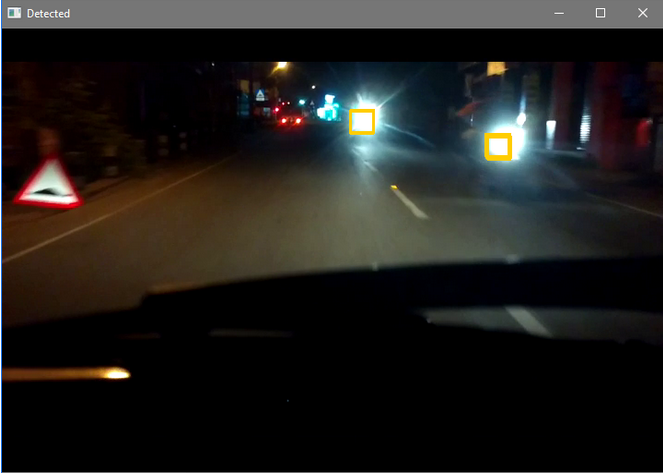
#> input picture images/test_img.png, 663 x 473 px, given in place of mvk.avi, which was not available
$ python detect.py
#> lines starting #> are read from the running program, lines starting #| are printed output that depends on the picture; after the words box and inside, x2 and y2 are one past the last pixel; in counts of white or black regions, pixels touching at a corner belong together; pictures that were not available may be replaced by others from this repository, and a replacement may not be noted

import numpy as np
import cv2


class HLDetectection():

    def __init__(self,template_loc,video_file,threshold):

        self.template= cv2.imread(template_loc,0)
        self.cap=cv2.VideoCapture(video_file)
        self.threshold=threshold


    def getTemplate(self):
        template = cv2.imread('template/temp2.png',0)
        return template

    # [4 lines left out: function getTemplateDims, not called in this run]


    def getThreshold():
        threshold = 0.8715
        return threshold

    # [8 lines left out: function resizeFrame, not called in this run]

    def initDetection(self):

        while(self.cap.isOpened()):


            ret, frame = self.cap.read()
#> frame is the input picture: shape (473, 663, 3); mean B, G, R 28.6, 31, 32.8

            img =cv2.GaussianBlur(frame,(15,15), 0)
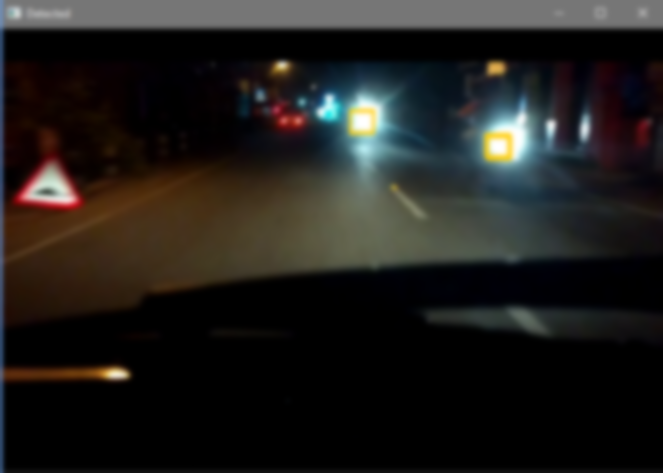
#> img: shape (473, 663, 3); mean B, G, R 28.4, 30.8, 32.6

            img_bw = cv2.cvtColor(img, cv2.COLOR_BGR2GRAY)
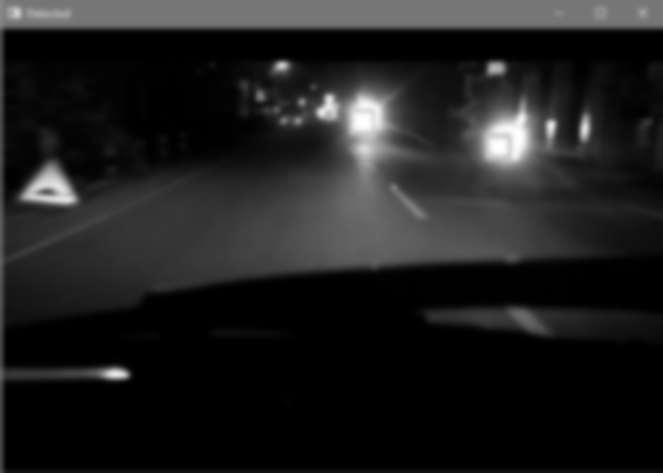
#> img_bw: shape (473, 663); min 0, max 255, mean 31

            img_bw2 = 255*(cv2.cvtColor(img, cv2.COLOR_BGR2GRAY) > 230).astype('uint8')
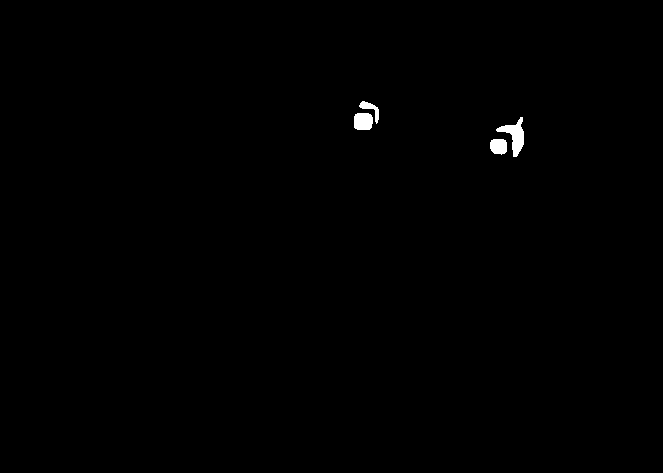
#> img_bw2: shape (473, 663); 0.36% white; 4 white regions, box (x1, y1, x2, y2) and area: (496, 117, 524, 157) 455, (354, 113, 373, 130) 297, (490, 139, 507, 155) 232, (359, 101, 379, 124) 155

            ret3,img_bw1 = cv2.threshold(img_bw2,0,255,cv2.THRESH_BINARY+cv2.THRESH_OTSU)
#> ret3 = 0

#> (the run stopped early here; a loop or call above may not have finished)
